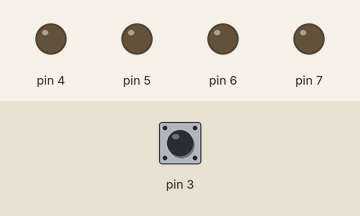
This sketch was run on a simulated Arduino Uno, built with avr-gcc and run on an emulated ATmega328P. Parts: output pins drawn as LEDs (lit = HIGH). Dashed ring = blinking. Inputs (shaded band) come from the test bench; at power-on: pin 3 LOW. What the sketch prints to the serial monitor is not drawn.

Above: at 1.2 s.
1.3 s: pin 3 driven HIGH
2.8 s: pin 3 driven LOW
At 3.2 s:
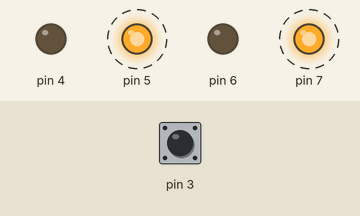
At 5.7 s:
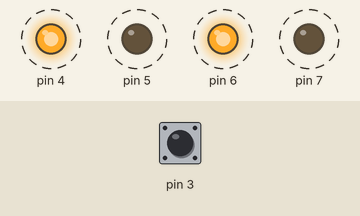
5.8 s: pin 3 pulsed HIGH 2 times (0.12 s each, 0.3 s apart)
At 6.3 s:
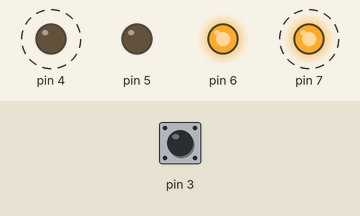
8.9 s: pin 3 pulsed HIGH 5 times (0.12 s each, 0.3 s apart)
Timing chart, 0 to 14.4 s (numbered marks = the images above; inputs shaded):
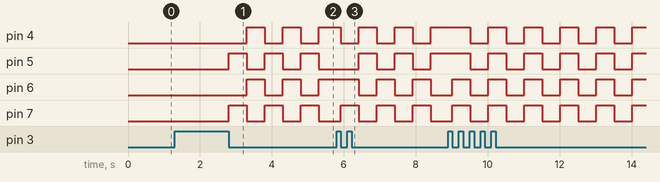

The sketch:

led_pattern_continous_blinkingusingswitch.ino
```cpp
int f;
void setup()
{
  Serial.begin(9600);
  pinMode(3,INPUT);
  pinMode(7,OUTPUT);
  pinMode(6,OUTPUT);
  pinMode(5,OUTPUT);
  pinMode(4,OUTPUT);

}

void loop()
{
  char c;
  c=digitalRead(3);
  Serial.print(c);
  if(c==1)
  {
    while(digitalRead(3)==1);
    f++;

    if(f>4)
    {
      f=0;
    }
  }
  if(f==1)
  {
    digitalWrite(7,HIGH);
    digitalWrite(6,LOW);
    digitalWrite(5,HIGH);
    digitalWrite(4,LOW);
    delay(500);
    digitalWrite(7,LOW);
    digitalWrite(6,HIGH);
    digitalWrite(5,LOW);
    digitalWrite(4,HIGH);
    delay(500);
  }
  if(f==2)
  {
    digitalWrite(7,HIGH);
    digitalWrite(6,HIGH);
    digitalWrite(5,LOW);
    digitalWrite(4,LOW);
    delay(500);
    digitalWrite(7,LOW);
    digitalWrite(6,LOW);
    digitalWrite(5,HIGH);
    digitalWrite(4,HIGH);
    delay(500);
  }
  if(f==3)
  {
    digitalWrite(7,HIGH);
    digitalWrite(6,HIGH);
    digitalWrite(5,HIGH);
    digitalWrite(4,HIGH);
    delay(500);
    digitalWrite(7,LOW);
    digitalWrite(6,LOW);
    digitalWrite(5,LOW);
    digitalWrite(4,LOW);
    delay(500);
  }

}
```

Measured:
- after the input at 1.3 s, every drawn part: stays the same
- after the input at 2.8 s, pin 4, pin 6: alternates HIGH for 0.50 s and LOW for 0.50 s, starting after 0.50 s; pin 5, pin 7: alternates HIGH for 0.50 s and LOW for 0.50 s, starting at once
